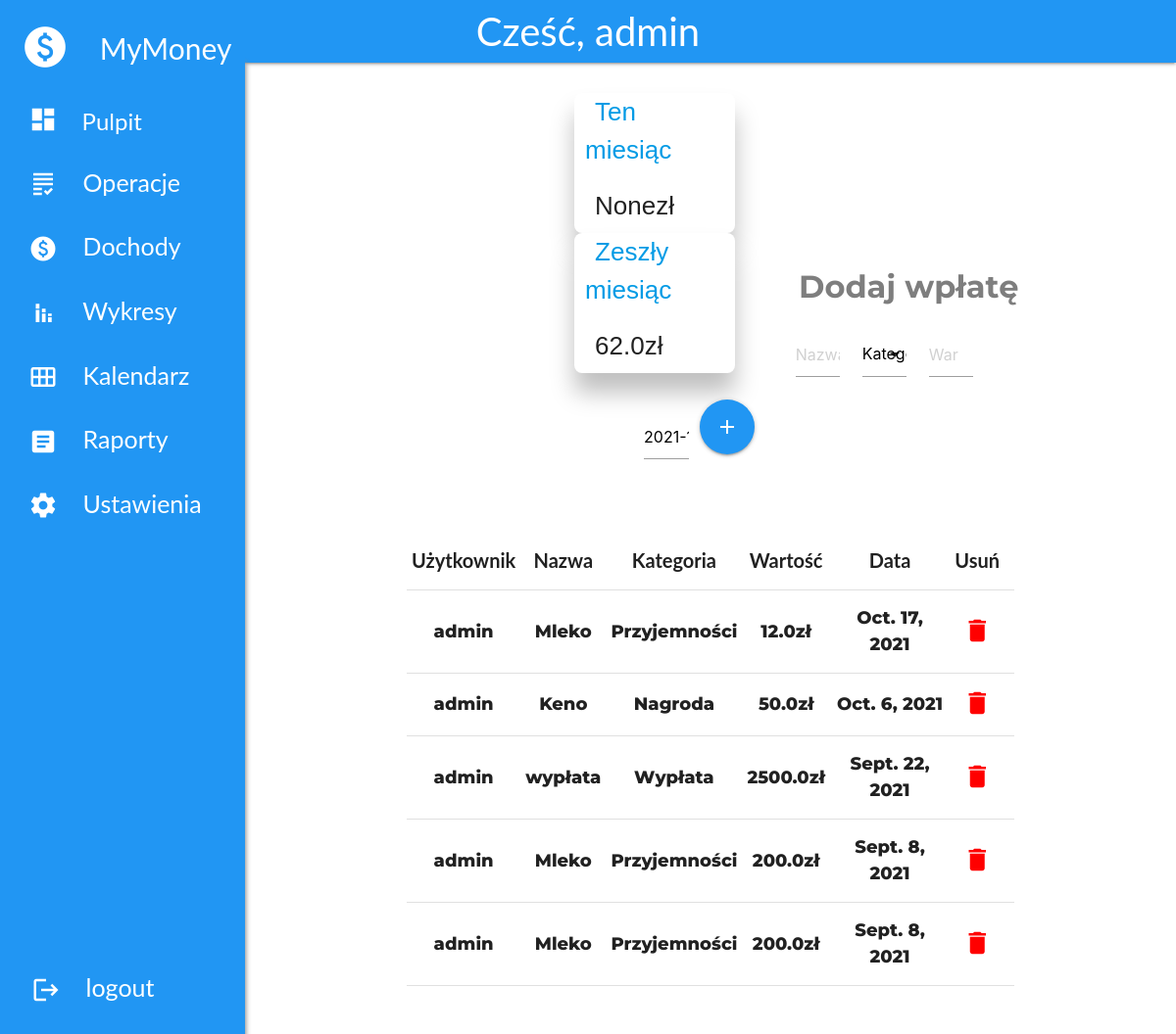
/payments (signed in), run on an earlier commit of the app's database.
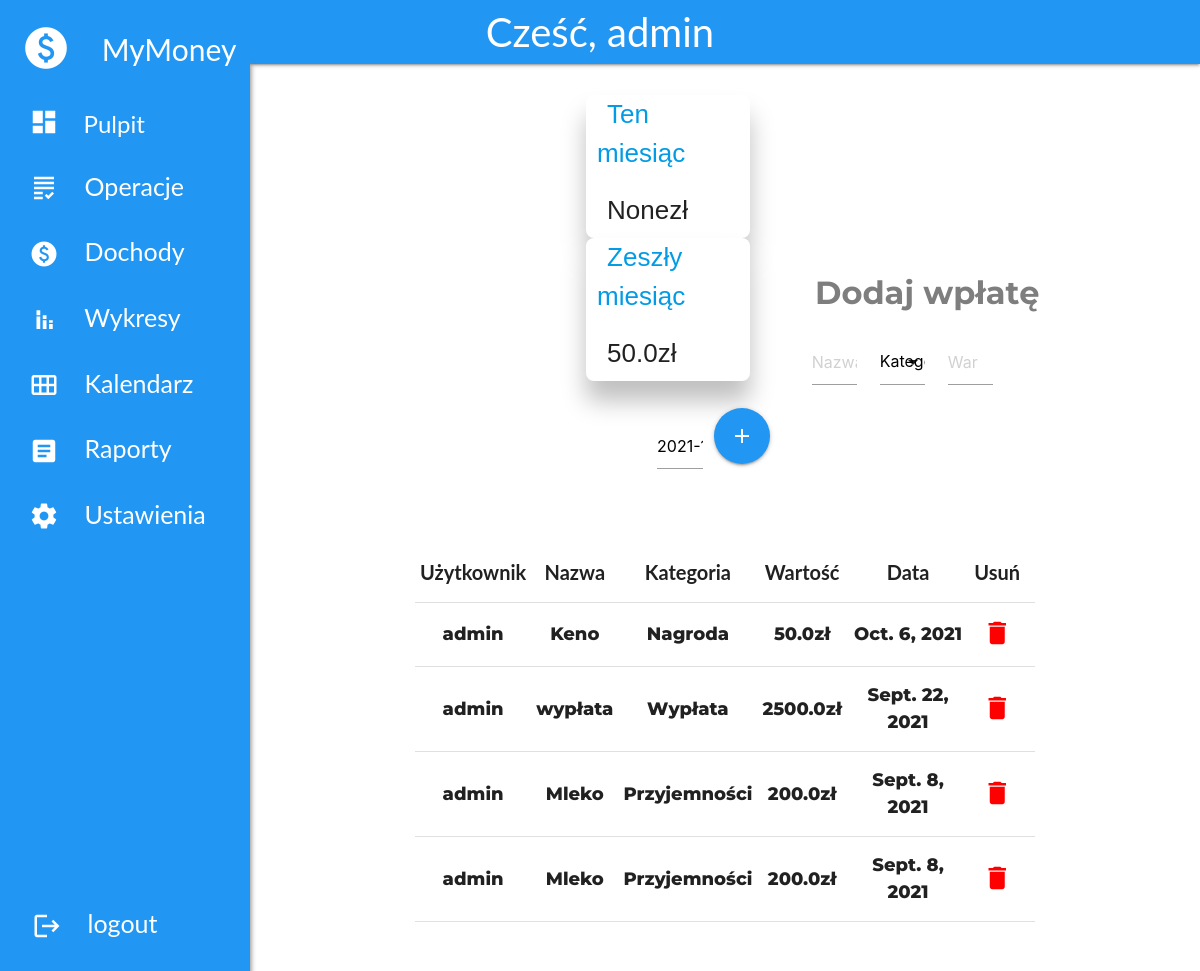
And on a later commit of the database.
### budget_app/models.py (models this page shows)
class ExpenseInfo(models.Model):
    username = models.CharField(max_length=255, default='NoName')
    expense_name = models.CharField(max_length=20)
    category = models.CharField(max_length=20)
    cost = models.FloatField()
    budget_id = models.CharField(default='0123456789', max_length=10)
    date_added = models.DateField()
    user_expense = models.CharField(max_length=20)

### budget_app/views.py (the view)
# urls.py: path('payments', views.payments, name='payments'),
def payments(request):
    budget_id = request.user.last_name
    try:
        expense_items = ExpenseInfo.objects.filter(user_expense=budget_id, cost__gte=0).order_by('-date_added')[:5]
        expense_month = ExpenseInfo.objects.filter(user_expense=budget_id,
                                                   date_added__month=date.today().month).aggregate(
            expenses=Sum('cost', filter=Q(cost__gt=0)))
        expense_month_last = ExpenseInfo.objects.filter(user_expense=budget_id,
                                                        date_added__month=date.today().month - 1).aggregate(
            expenses=Sum('cost', filter=Q(cost__gt=0)))
    except TypeError or UnboundLocalError:
        print('No data.')
    contex = {'expense_items': expense_items,
              'expense_month': expense_month['expenses'],
              'expense_month_last': expense_month_last['expenses']}
    return render(request, 'budget_app/payments.html', contex)

### budget_app/templates/budget_app/payments.html (shortened to what the changed rows need)
{% load static %}
<!DOCTYPE html>
<html>
<head>
        <link rel="stylesheet" href="https://cdnjs.cloudflare.com/ajax/libs/materialize/1.0.0/css/materialize.min.css">
        <link rel="stylesheet" href="{% static 'css/style.css' %}">
</head>
<body>
<div id="main">
        <div class="section">
            <form class="col s12" action='{% url "add payment" %}' method='post'>
                <div class="row">
                    <div class="container">
                            <div class="dash_info_payment col s3 offset-s3"><a class="title_dash_balance3">Zeszły miesiąc</a>
                                            <h4 class="amount_dash_balance2">{{expense_month_last}}zł</h4></div>
                            <br><br><br><br><br><br><br>
                </div>
            </form>
            </div>
        </div>
    <div class="section">
            <div class="row">
                <div class="container">
                    <div class="col s12">
                        <table class="highlight centered responsive-table" ">
                            <thead>
                                <tr style="font-size: 20px; font-weight: 300;">
                                    <th>Użytkownik</th>
                                    <th>Nazwa</th>
                                    <th>Kategoria</th>
                                    <th>Wartość</th>
                                    <th>Data</th>
                                    <th>Usuń</th>
                                    <th></th>
                                </tr>
                            </thead>
                            <tbody style="font-size: 18px; font-family: 'Montserrat', sans-serif; font-weight: 800;">
                                {% for expense_item in expense_items %}
                                <tr>
                                    <td>{{ expense_item.username}}</td>
                                    <td>{{ expense_item.expense_name }}</td>
                                    <td>{{ expense_item.category }}</td>
                                    <td>{{ expense_item.cost }}zł</td>
                                    <td>{{ expense_item.date_added}}</td>
                                    <td><a href="{% url 'delete item' expense_item.id %}"><i class="material-icons" style="color: red;">delete</i></a></td>
                                </tr>
                                {% endfor %}
                            </tbody>
                        </table>
                    </div>
                </div>
            </div>
    </div>
</body>
</html>

What changed in the data, as far as the page shows it:
removed ExpenseInfo: username "admin", expense_name "Mleko", category "Przyjemności", cost "12.0", date_added "Oct. 17, 2021"
Also different on the page:
{{ expense_month_last }}: "62.0" → "50.0"
